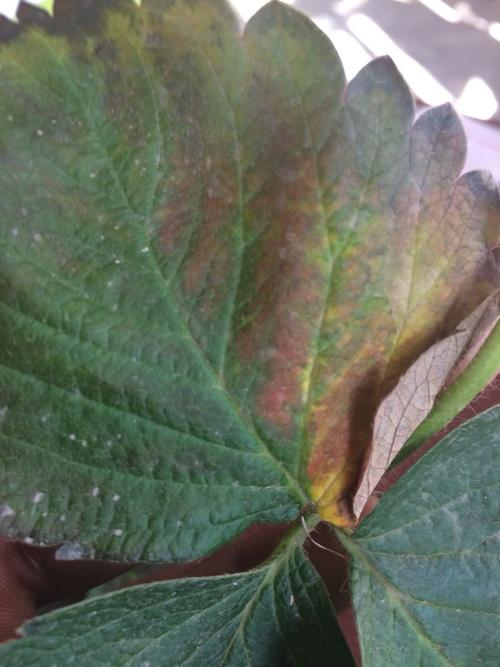
#> input picture 图像处理/tupian/9.jpg, 500 x 667 px, found by its file name
$ python lab.py
#> lines starting #> are read from the running program, lines starting #| are printed output that depends on the picture
import cv2
import numpy as np
from matplotlib import pyplot as plt

img_file = 'F:\\pythoncode\\lianxi\\tupian\\9.jpg'     #读取图片
img = cv2.imread(img_file)
#> img is the input picture: shape (667, 500, 3); mean B, G, R 95.1, 110.7, 103.6

img_lab = cv2.cvtColor(img, cv2.COLOR_BGR2LAB)
#> img_lab: shape (667, 500, 3); mean of channels 0, 1, 2 116, 122.5, 136.1
img_ls = img_lab[..., 0]
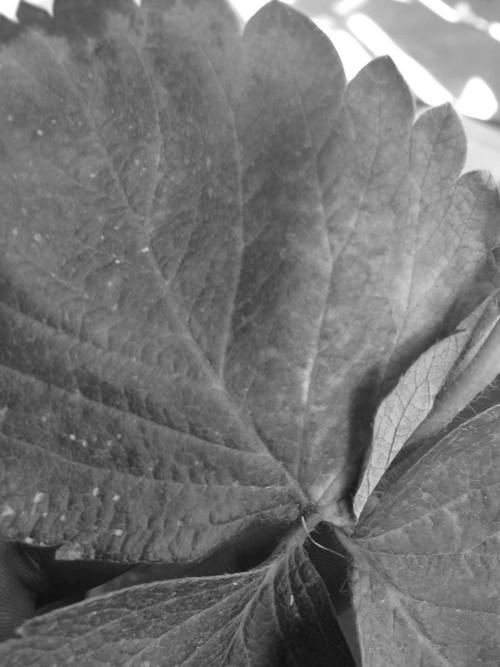
#> img_ls: shape (667, 500); min 14, max 255, mean 116
img_as = img_lab[..., 1]
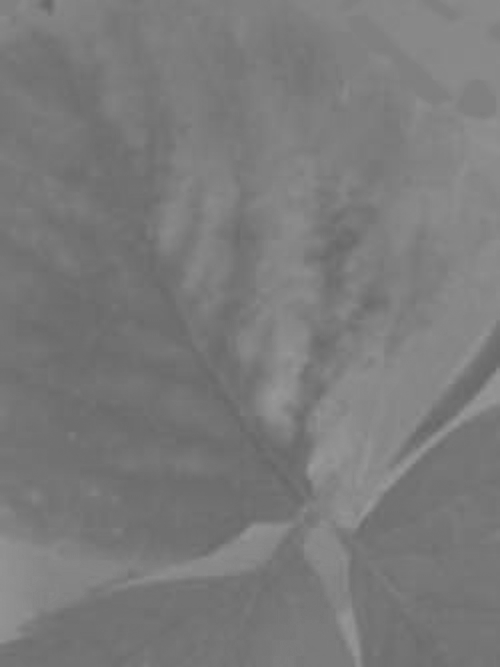
#> img_as: shape (667, 500); min 102, max 153, mean 122.5
img_bs = img_lab[..., 2]
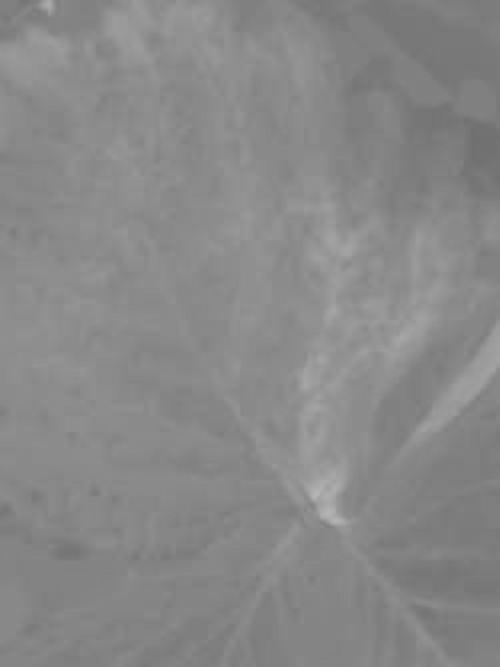
#> img_bs: shape (667, 500); min 112, max 181, mean 136.1

# 分通道显示图片
fig = plt.gcf()
fig.set_size_inches(10, 15)

plt.subplot(221)
plt.imshow(img_lab)
plt.axis('off')
plt.title('L*a*b*')

plt.subplot(222)
plt.imshow(img_ls, cmap='gray')
plt.axis('off')
plt.title('L*')

plt.subplot(223)
plt.imshow(img_as, cmap='gray')
plt.axis('off')
plt.title('a*')

plt.subplot(224)
plt.imshow(img_bs, cmap='gray')
plt.axis('off')
plt.title('b*')

plt.show()
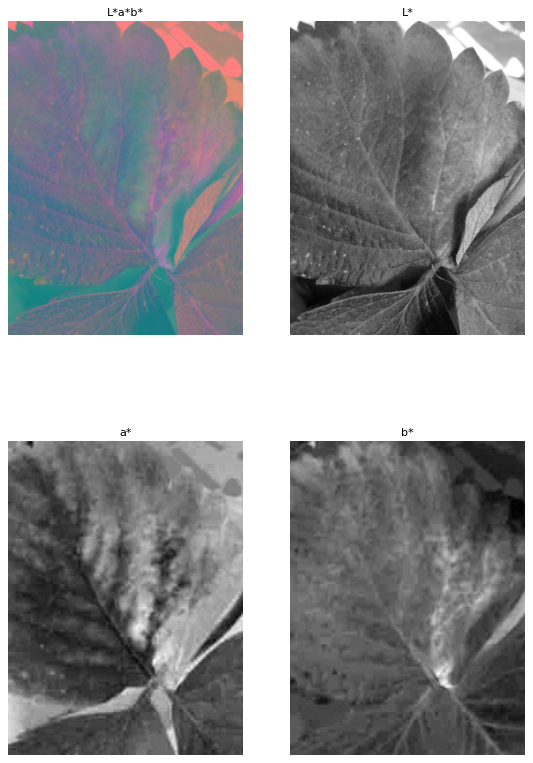
#> figure drawn by matplotlib, 4 panels

$ run again, with 图像处理/tupian/1.jpg copied over 图像处理/tupian/9.jpg
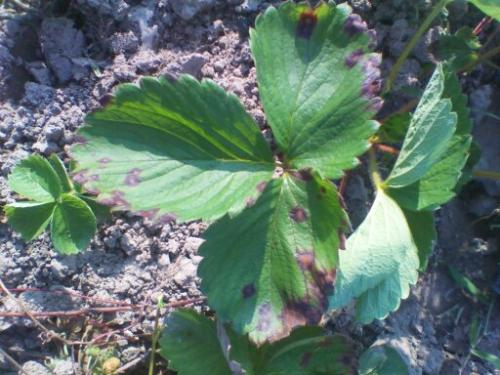
#> input picture 图像处理/tupian/1.jpg, 500 x 375 px, found by its file name
#> img is the input picture: shape (375, 500, 3); mean B, G, R 107.6, 117.9, 95.9
#> img_lab: shape (375, 500, 3); mean of channels 0, 1, 2 120.2, 118.5, 130.9
#> `img_bs = img_lab[..., 2]`:
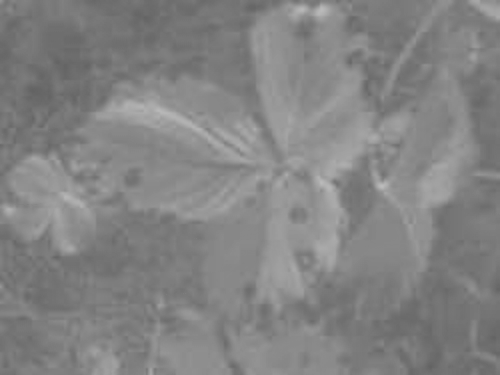
#> img_bs: shape (375, 500); min 99, max 188, mean 130.9
#> `plt.show()`:
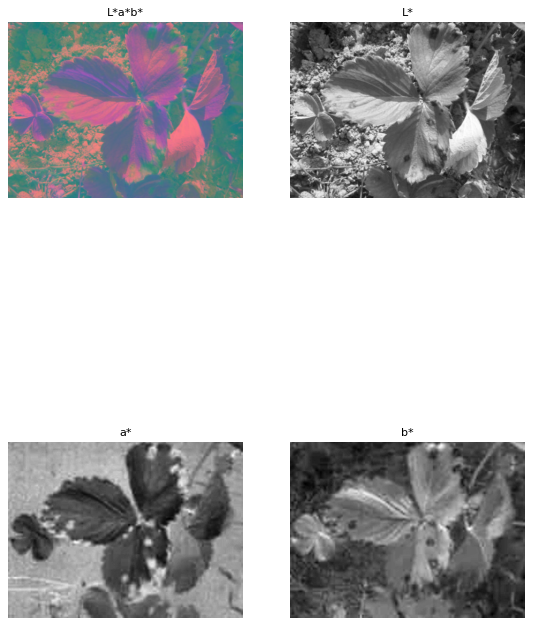
#> figure drawn by matplotlib, 4 panels

$ run again, with 图像处理/tupian/10.jpg copied over 图像处理/tupian/9.jpg
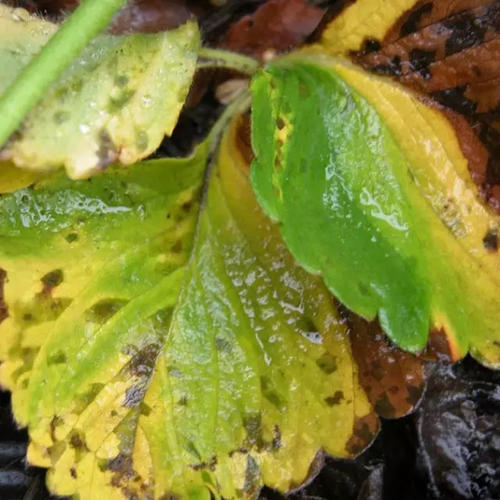
#> input picture 图像处理/tupian/10.jpg, 500 x 500 px, found by its file name
#> img is the input picture: shape (500, 500, 3); mean B, G, R 53.8, 134.6, 132.9
#> img_lab: shape (500, 500, 3); mean of channels 0, 1, 2 137.6, 117.4, 168.2
#> `img_bs = img_lab[..., 2]`:
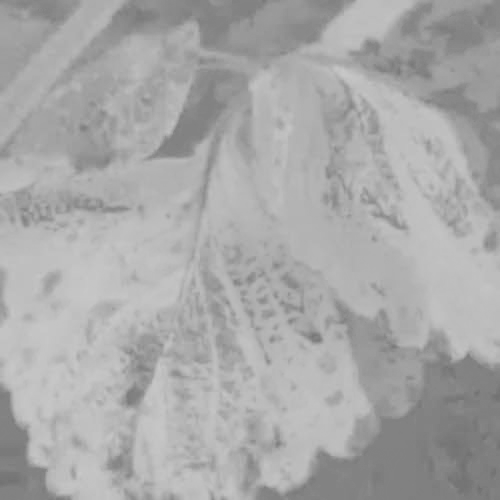
#> img_bs: shape (500, 500); min 111, max 201, mean 168.2
#> `plt.show()`:
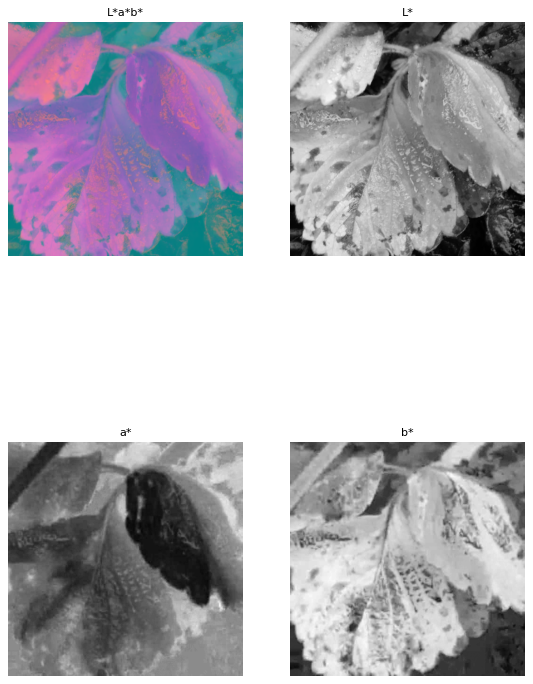
#> figure drawn by matplotlib, 4 panels

$ run again, with 图像处理/tupian/11.jpg copied over 图像处理/tupian/9.jpg
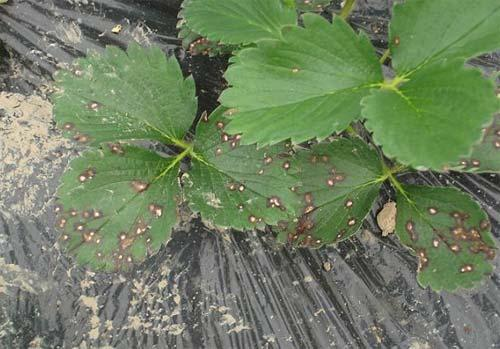
#> input picture 图像处理/tupian/11.jpg, 500 x 349 px, found by its file name
#> img is the input picture: shape (349, 500, 3); mean B, G, R 97.2, 127.8, 111.9
#> img_lab: shape (349, 500, 3); mean of channels 0, 1, 2 131, 116.7, 142.7
#> `img_bs = img_lab[..., 2]`:
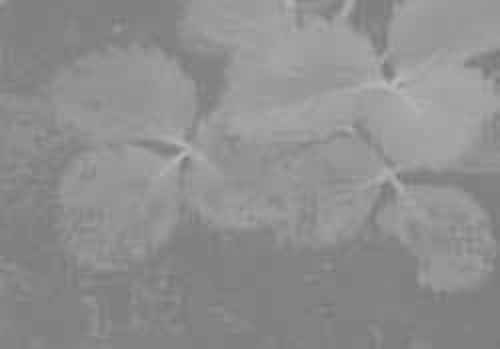
#> img_bs: shape (349, 500); min 114, max 186, mean 142.7
#> `plt.show()`:
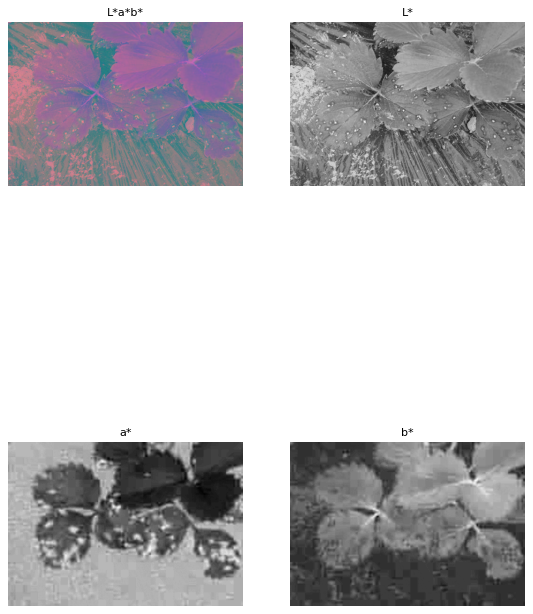
#> figure drawn by matplotlib, 4 panels
